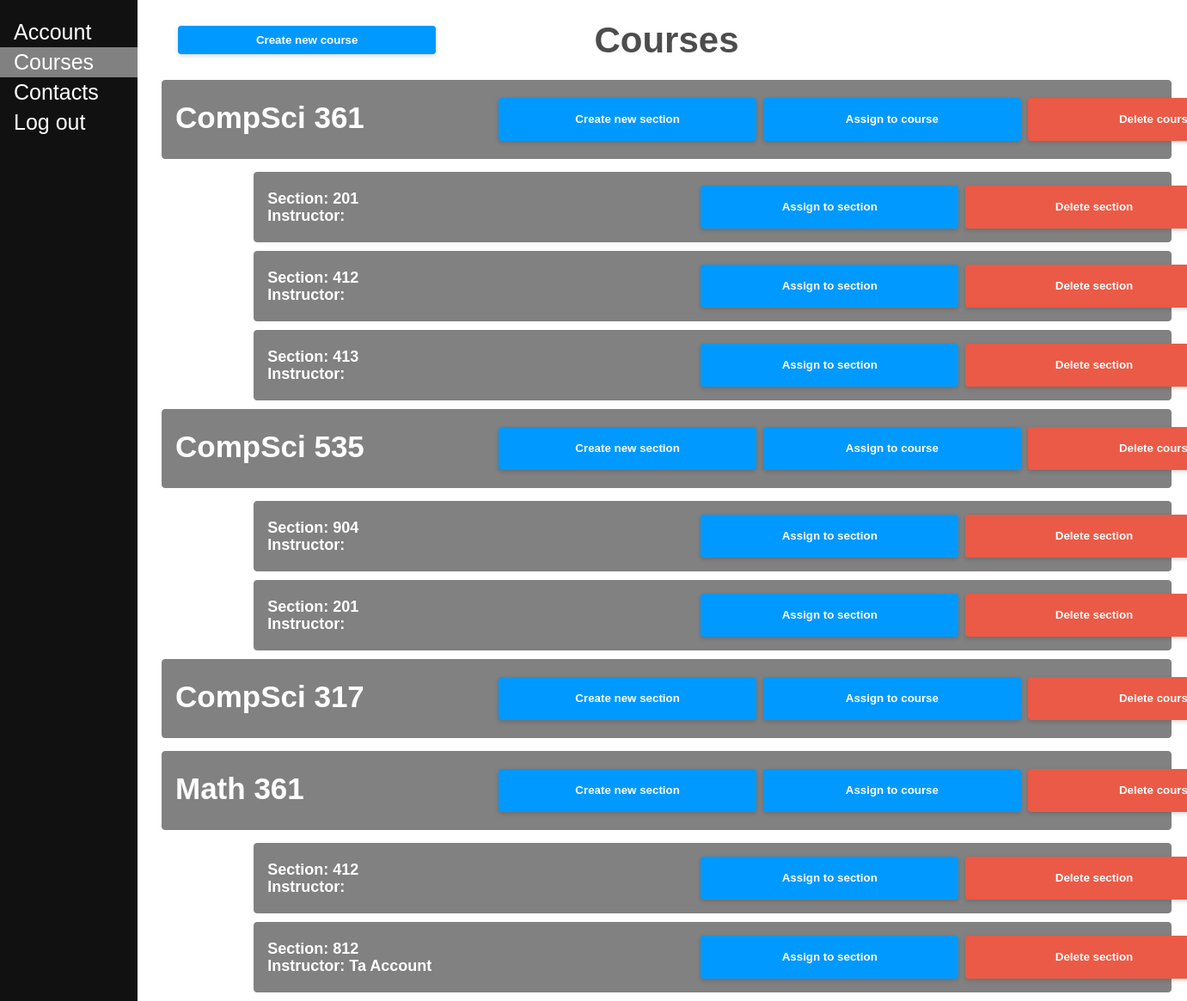
The page /course/ (signed in) on the database as committed earlier.
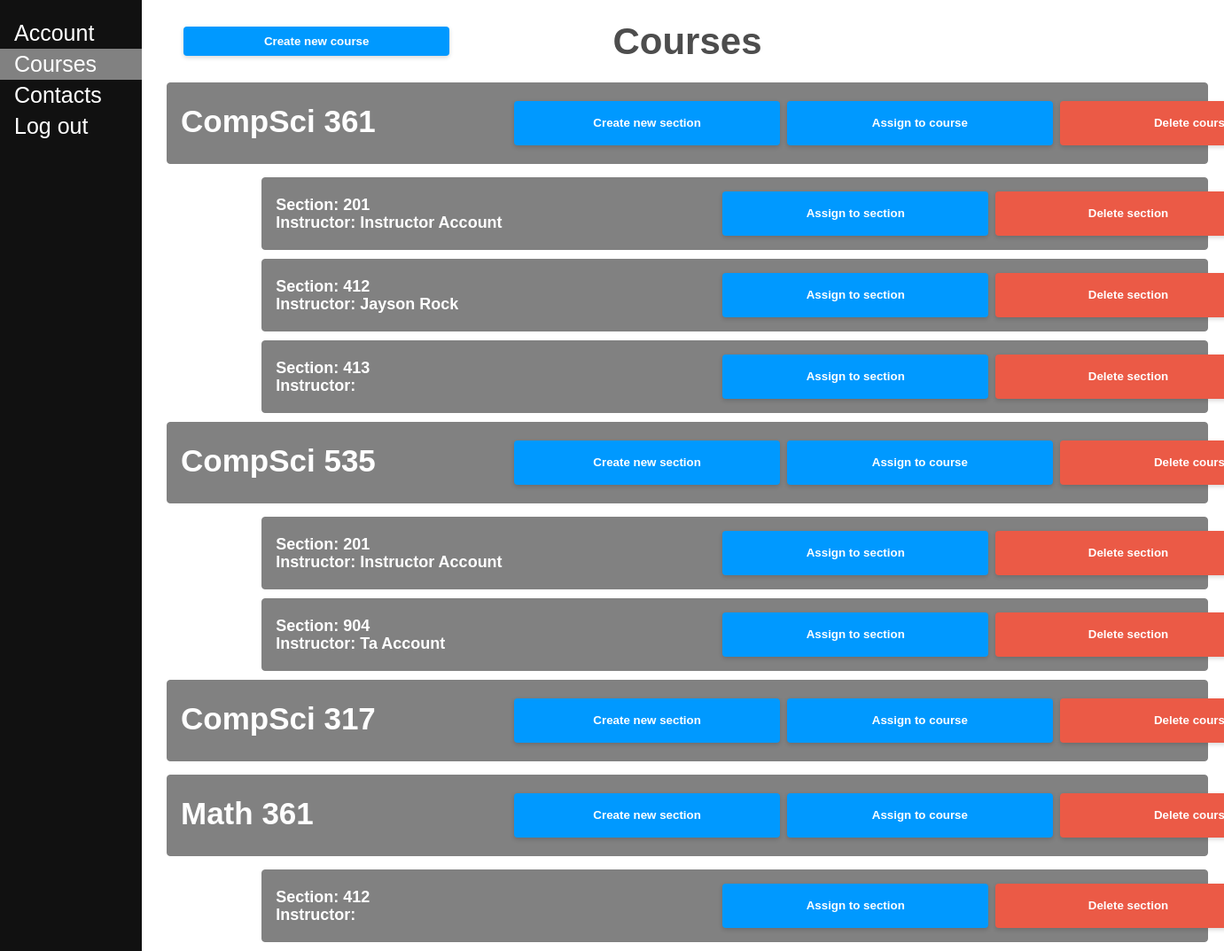
The same page on the database as committed later.
### ourapp/models.py (models this page shows, shortened)
class MyCourse(models.Model):
    name = models.CharField(max_length=100, default=None)
    number = models.IntegerField(default=None)
    people = models.ManyToManyField(MyUser, default=None, blank=True)

class MySection(models.Model):
    course = models.ForeignKey(MyCourse, on_delete=models.CASCADE, default=None)
    number = models.IntegerField(default=None)
    teacher = models.ForeignKey(MyUser, on_delete=models.CASCADE, default=None, null=True, blank=True)

class MyUser(models.Model):
    first_name = models.CharField(max_length=100, default=None)
    last_name = models.CharField(max_length=100, default=None)
    password = models.CharField(max_length=100, default=None)
    address = models.CharField(max_length=100, default=None)
    email = models.EmailField(default=None)
    phone_number = models.CharField(max_length=15, default=None)
    role = models.CharField(max_length=100, default=None, choices=Role.choices)
    skills = models.ManyToManyField(Skill, default=None, blank=True)

### ourapp/views.py (the view, shortened to what this page needs)
# urls.py: path('course/', Course.as_view(), name='course'),
class Course(View):
    def get(self, request):
        ValidSession = validate_session(request)
        if not ValidSession:
            return redirect("/")
        courses = MyCourse.objects.all()
        sections = MySection.objects.all()
        request.session['submitted'] = False
        accounts = MyUser.objects.filter(role__in=['instructor', 'ta'])
        return render(request, "course.html", {"courses": courses, "accounts": accounts, "sections": sections})

### ourapp/helper_methods.py (called while the page is built)
def validate_session(request):
    try:
        key = request.session['name']
    except:
        return False
    return True

### ourapp/templates/course.html (shortened to what this page needs)
<!DOCTYPE html>
<html lang="en">
<head>
    {% load static %}
    <link rel="stylesheet" href="{% static 'styles.css' %}">
</head>
<body>
    <div class="sidenav">
        <a href="/account/">Account</a>
        <a href="/course/" class="current">Courses</a>
        <a href="/contacts/">Contacts</a>
        <a href="/">Log out</a>
    </div>
    <div class="main">
        <section>
            {% if request.session.supervisor %}
                <button class="modButt" id="myBtn">Create new course</button>
            {% endif %}
            <h2>Courses</h2>
            {% for i in courses %}
                <div class="courseBlock">
                    <h1 class="courseName">{{ i.name }} {{ i.number }}</h1>
                    {% if request.session.supervisor %}
                        <div class="assButt">
                            <button class="modButt courseButt secButt">Create new section</button>
                            <button class="modButt courseButt">Assign to course</button>
                            <button class="modButt courseButt delButt">Delete course</button>
                        </div>
                    {% endif %}
                </div>
                {% for j in sections %}
                    {% if j.course == i %}
                        <div class="sectionBlock">
                            <h1 class="sectionName">Section: {{ j.number }}</h1>
                            <h1 class="sectionLead">Instructor: {{ j.teacher.first_name }} {{ j.teacher.last_name }}</h1>
                            {% if request.session.supervisor %}
                                <div class="secButt">
                                    <button class="modButt sectButt">Assign to section</button>
                                    <button class="modButt sectButt delButt">Delete section</button>
                                </div>
                            {% endif %}
                        </div>
                    {% endif %}
                {% endfor %}
            {% endfor %}
        </section>
    </div>
</body>
</html>

### static/styles.css (style rules this page uses)
.modButt { box-shadow: 0px 2px 5px 0px rgb(0 0 0 / 16%); position: absolute; left: 15vw; top: 30px; height: 2.5em; width: 300px; }
a:link { text-decoration: none; }
html { color: #4d4d4d; font-weight: 300; line-height: 1.44em; font-family: sans-serif; }
div { display: block; text-align: center; }
h1 { font-size: 24px; margin-top: 10px; margin-bottom: 25px; }
button { background: #0099FF; width: 100%; color: #FFFFFF; border-radius: 0.3em; display: inline-block; font-weight: bold; padding: 0.6em 1.3em; position: relative; text-decoration: none; border: 0px; }
::placeholder { color: #A8A9AC }
.sidenav { height: 100%; width: 160px; position: fixed; z-index: 1; top: 0; left: 0; background-color: #111111; overflow-x: hidden; padding-top: 20px; }
.sidenav a { padding: 6px 8px 6px 16px; text-decoration: none; text-align: left; font-size: 25px; color: #FFFFFF; display: block; }
.main { margin-left: 170px; font-size: 28px; padding: 0px 10px; }
.current { background-color: #818181; color: #111; }
.courseBlock { background-color: #818181; color: #FFFFFF; padding: 15px; margin-bottom: 15px; border: 1px solid #818181; border-radius: 4px; height: 60px; line-height: 35px; }
.courseName { text-align: left; font-size: 35px; }
.assButt { position: relative; bottom: 95px; right: -4vw; }
.courseButt { color: #FFFFFF; height: 50px; position: relative; }
.delButt { background-color: #EB5A46; }
.sectionBlock { background-color: #818181; position: relative; margin-left: auto; margin-right: 0; color: #FFFFFF; width: 75vw; height: 50px; padding: 15px; margin-bottom: 10px; border: 1px solid #818181; border-radius: 4px; line-height: 10px; }
.sectionName { text-align: left; font-size: 18px; margin-bottom: 10px; }
.sectionLead { text-align: left; font-size: 18px; }
.secButt { position: relative; bottom: 95px; z-index: 0; right: -6vw; }
.sectButt { position: relative; height: 50px; }

Rows that differ between the two databases and show on the page:
removed MySection: number "904", shown under MyCourse (number 2 of 4 on the later page)
removed MySection: number "812", teacher.first_name "Ta", teacher.last_name "Account", shown under MyCourse "Math"
changed MySection (number 1 of 6 on the later page): teacher.first_name (not shown) → "Instructor"; teacher.last_name (not shown) → "Account"
changed MySection: teacher.first_name (not shown) → "Jayson"; teacher.last_name (not shown) → "Rock"
changed MySection (number 4 of 6 on the later page): teacher.first_name (not shown) → "Instructor"; teacher.last_name (not shown) → "Account"
added MySection: number "904", teacher.first_name "Ta", teacher.last_name "Account", shown under MyCourse (number 2 of 4 on the later page)
